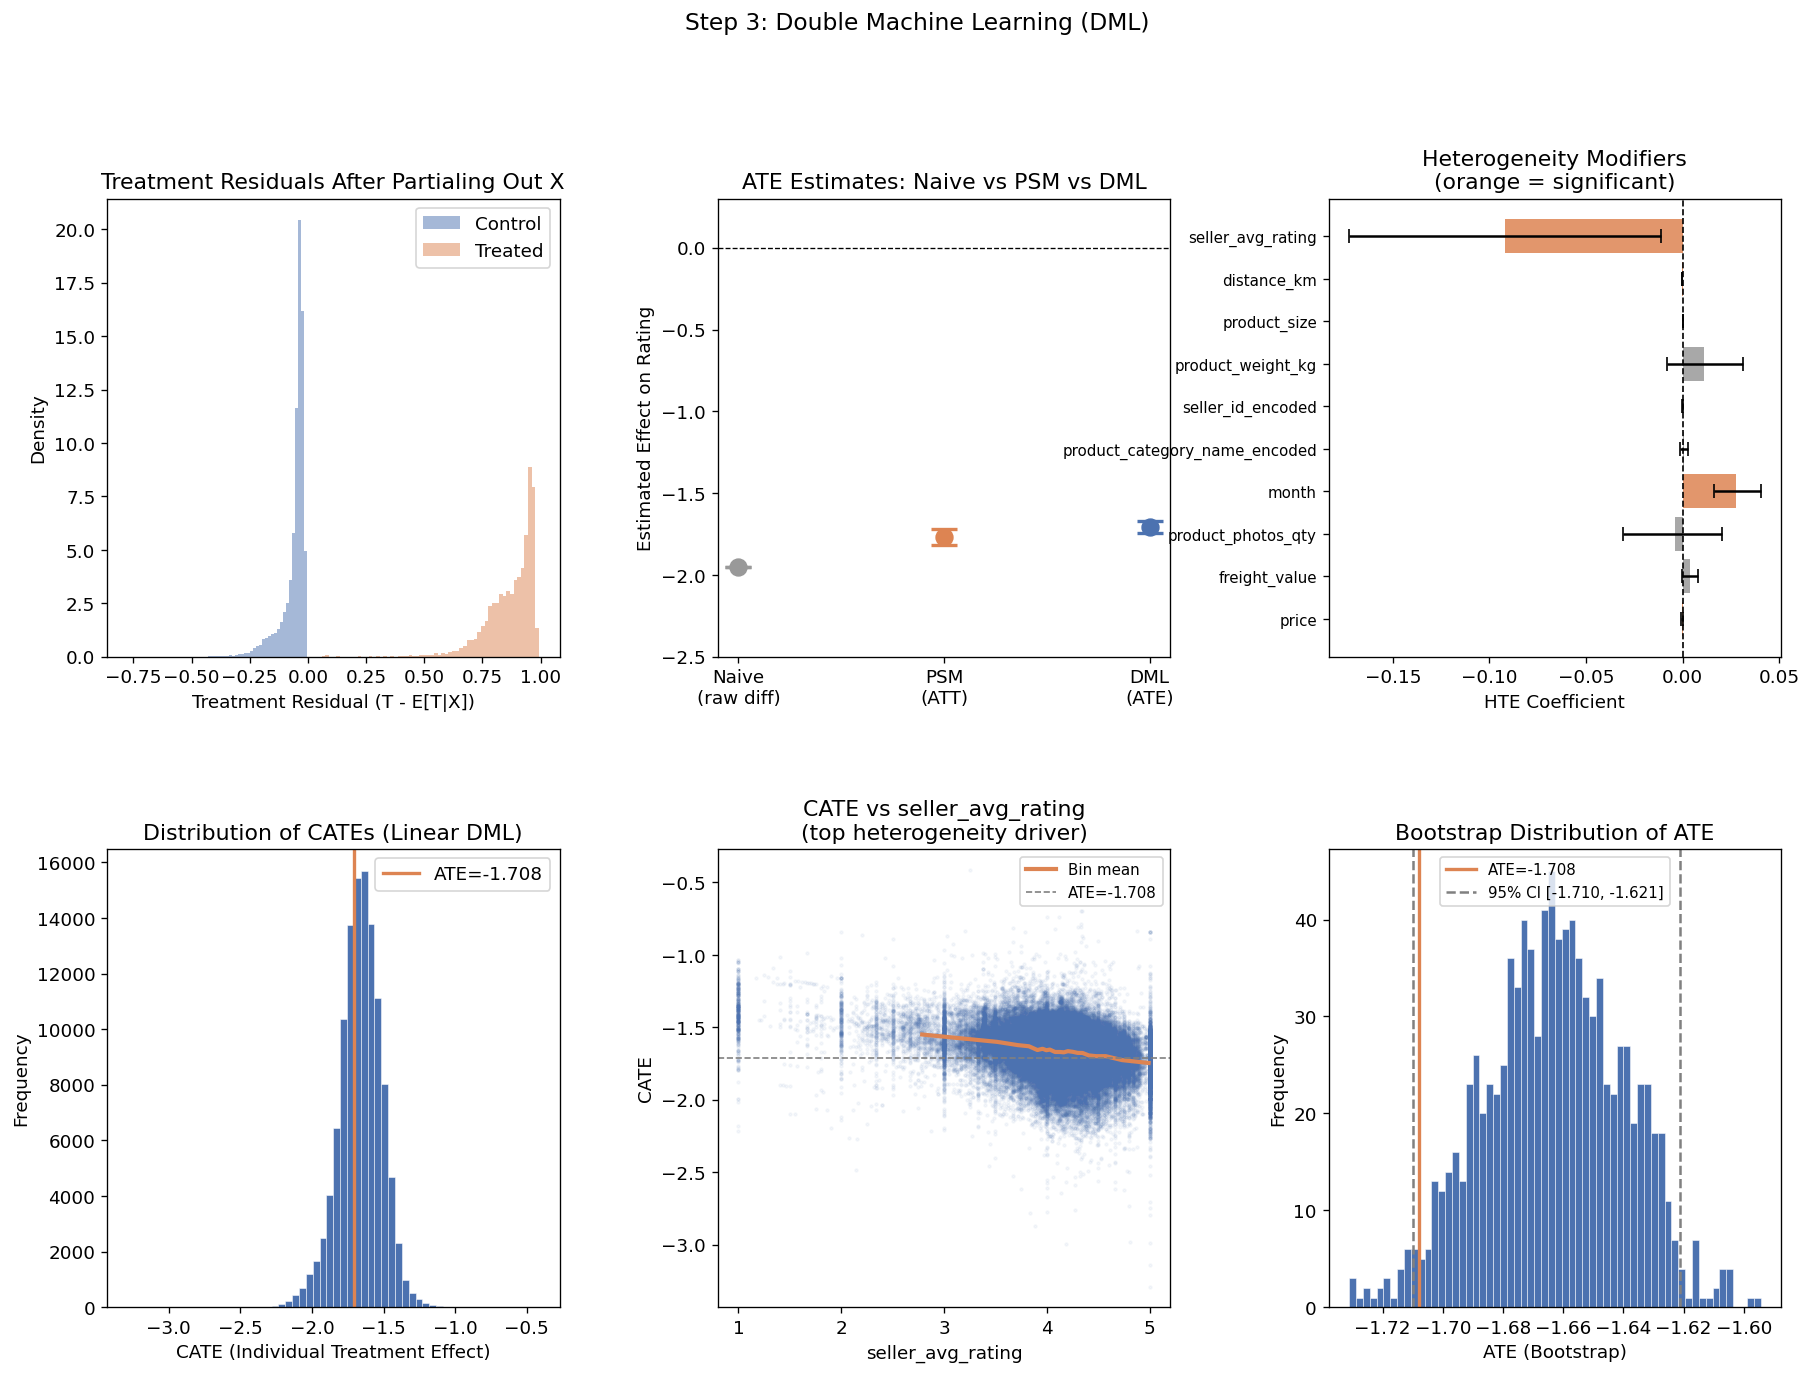

Reproduce this figure in Python.
import pandas as pd
import numpy as np
import matplotlib.pyplot as plt
import matplotlib.gridspec as gridspec
from scipy import stats
from sklearn.ensemble import GradientBoostingRegressor, GradientBoostingClassifier
from sklearn.linear_model import LinearRegression, LassoCV
from sklearn.model_selection import cross_val_predict, KFold
from sklearn.preprocessing import StandardScaler
from sklearn.metrics import r2_score

plt.rcParams['figure.dpi'] = 120
plt.rcParams['font.size'] = 11

TREATMENT  = "is_delivery_late"
OUTCOME    = "Rating"
COVARIATES = ['price', 'freight_value', 'product_photos_qty', 'month',
              'product_category_name_encoded', 'seller_id_encoded',
              'product_weight_kg', 'product_size', 'distance_km', 'seller_avg_rating']

# ── 1. Load & impute ──────────────────────────────────────────────────────────
df = pd.read_csv("data_model.csv")
df["product_photos_qty"] = df["product_photos_qty"].fillna(df["product_photos_qty"].median())

X  = df[COVARIATES].values
T  = df[TREATMENT].values.astype(float)
Y  = df[OUTCOME].values.astype(float)
n  = len(Y)
print(f"n={n:,}  treated={int(T.sum()):,}  control={int((1-T).sum()):,}")

# ── 2. Cross-fit nuisance models (5-fold) ────────────────────────────────────
print("\nFitting nuisance models (5-fold cross-fitting)...")
kf = KFold(n_splits=5, shuffle=True, random_state=42)

# E[Y | X]  — regression
m_model = GradientBoostingRegressor(n_estimators=200, max_depth=4,
                                     learning_rate=0.05, random_state=42)
Y_hat = cross_val_predict(m_model, X, Y, cv=kf)

# E[T | X]  — classification (class_weight balanced for imbalanced treatment)
e_model = GradientBoostingClassifier(n_estimators=200, max_depth=4,
                                      learning_rate=0.05, random_state=42)
T_hat = cross_val_predict(e_model, X, T, cv=kf, method="predict_proba")[:, 1]

# Residuals
Y_res = Y - Y_hat   # outcome residual
T_res = T - T_hat   # treatment residual

r2_y = r2_score(Y, Y_hat)
r2_t = r2_score(T, T_hat)
print(f"Nuisance R2 — Y model: {r2_y:.3f}  |  T model: {r2_t:.3f}")

# ── 3. ATE via PLR (Frisch-Waugh) ────────────────────────────────────────────
# theta = (T_res' T_res)^{-1} T_res' Y_res
T_res_sq = (T_res ** 2).sum()
ATE      = (T_res * Y_res).sum() / T_res_sq

# Sandwich (HC1) standard error
psi    = T_res * (Y_res - ATE * T_res)          # score
var_se = (psi ** 2).sum() / (T_res_sq ** 2)
SE     = np.sqrt(var_se)
z      = ATE / SE
p_val  = 2 * (1 - stats.norm.cdf(abs(z)))
ci_lo  = ATE - 1.96 * SE
ci_hi  = ATE + 1.96 * SE

print(f"\nATE (DML) = {ATE:.3f}  SE={SE:.4f}  95% CI=[{ci_lo:.3f}, {ci_hi:.3f}]  p={p_val:.3e}")

# ── 4. Interactive DML: CATE ~ X  (linear heterogeneity) ─────────────────────
# Regress Y_res on T_res and T_res * (X - mean(X))
# Coefficient on T_res * x_k  = how x_k modifies the treatment effect
X_c    = X - X.mean(axis=0)                     # demeaned covariates
W      = np.column_stack([T_res] +               # intercept = ATE
                          [T_res * X_c[:, k] for k in range(X_c.shape[1])])
weights = T_res ** 2                             # WLS weights

wls = LinearRegression(fit_intercept=False)
wls.fit(W * weights[:, None], Y_res * weights)

cate_coefs = pd.Series(wls.coef_, index=["ATE"] + [f"HTE_{c}" for c in COVARIATES])
print(f"\nInteractive DML (linear CATE):")
print(cate_coefs.round(4).to_string())

# Bootstrap CI for CATE coefficients
np.random.seed(42)
n_boot   = 1000
boot_ate = []
boot_hte = {c: [] for c in COVARIATES}

for _ in range(n_boot):
    idx  = np.random.choice(n, n, replace=True)
    W_b  = W[idx];  Yr_b = Y_res[idx];  w_b = weights[idx]
    m    = LinearRegression(fit_intercept=False)
    m.fit(W_b * w_b[:, None], Yr_b * w_b)
    boot_ate.append(m.coef_[0])
    for i, c in enumerate(COVARIATES):
        boot_hte[c].append(m.coef_[i + 1])

ci_ate = np.percentile(boot_ate, [2.5, 97.5])
print(f"\nBootstrap 95% CI for ATE: [{ci_ate[0]:.3f}, {ci_ate[1]:.3f}]")

hte_ci = {}
print("\nHeterogeneity modifiers (HTE coefficients):")
for c in COVARIATES:
    lo, hi = np.percentile(boot_hte[c], [2.5, 97.5])
    sig    = "*" if (lo > 0 or hi < 0) else ""
    hte_ci[c] = (cate_coefs[f"HTE_{c}"], lo, hi)
    print(f"  {c:<35} {cate_coefs[f'HTE_{c}']:+.4f}  [{lo:+.4f}, {hi:+.4f}]  {sig}")

# ── 5. Per-unit CATE predictions ──────────────────────────────────────────────
CATE_hat = wls.predict(W) / T_res   # approximate individual CATE
# Better: CATE_i = ATE + sum_k beta_k * (x_ik - mean(x_k))
CATE_hat = cate_coefs["ATE"] + X_c.dot(cate_coefs[[f"HTE_{c}" for c in COVARIATES]].values)
df["CATE"] = CATE_hat
print(f"\nCATEs: mean={CATE_hat.mean():.3f}  std={CATE_hat.std():.3f}  "
      f"min={CATE_hat.min():.3f}  max={CATE_hat.max():.3f}")

# ── 6. Sensitivity: partial R² (omitted variable bias) ───────────────────────
# Oster (2019): how strong would omitted confounders need to be to zero out ATE?
# delta = (beta_restricted / (beta_unrestricted - beta_restricted)) * (R2_max - R2_unrestricted) / R2_restricted
# Simplified: report coefficient stability
R2_Y_full = r2_y
# Restricted model: regress Y on T only
ATE_naive = np.cov(T, Y)[0, 1] / np.var(T)
R2_Y_naive = (np.corrcoef(T, Y)[0, 1]) ** 2
delta = (ATE_naive / (ATE_naive - ATE)) * ((1.0 - R2_Y_full) / R2_Y_naive) if R2_Y_naive > 0 else np.nan
print(f"\nSensitivity (Oster delta): {delta:.3f}")
print("  (delta > 1 means omitted confounders would need to explain more than observed X to zero ATE)")

# ── 7. Plots ──────────────────────────────────────────────────────────────────
fig = plt.figure(figsize=(18, 12))
gs  = gridspec.GridSpec(2, 3, figure=fig, hspace=0.42, wspace=0.35)

# 7a. Treatment residual distribution
ax1 = fig.add_subplot(gs[0, 0])
ax1.hist(T_res[T==0], bins=60, alpha=0.5, density=True, label="Control", color="#4C72B0")
ax1.hist(T_res[T==1], bins=60, alpha=0.5, density=True, label="Treated", color="#DD8452")
ax1.set_xlabel("Treatment Residual (T - E[T|X])")
ax1.set_ylabel("Density")
ax1.set_title("Treatment Residuals After Partialing Out X")
ax1.legend()

# 7b. ATE with 95% CI vs PSM
ax2 = fig.add_subplot(gs[0, 1])
methods = ["Naive\n(raw diff)", "PSM\n(ATT)", "DML\n(ATE)"]
ates    = [-1.952,             -1.767,         ATE]
ci_los  = [-1.952,             -1.817,         ci_lo]
ci_his  = [-1.952,             -1.720,         ci_hi]
colors  = ["#999999",           "#DD8452",      "#4C72B0"]
for i, (m, a, lo, hi, c) in enumerate(zip(methods, ates, ci_los, ci_his, colors)):
    ax2.errorbar(i, a, yerr=[[a-lo], [hi-a]], fmt="o", color=c,
                 capsize=8, capthick=2, markersize=10, linewidth=2)
ax2.axhline(0, color="black", linestyle="--", linewidth=0.8)
ax2.set_xticks(range(3)); ax2.set_xticklabels(methods)
ax2.set_ylabel("Estimated Effect on Rating")
ax2.set_title("ATE Estimates: Naive vs PSM vs DML")
ax2.set_ylim(-2.5, 0.3)

# 7c. HTE coefficients with CI
ax3 = fig.add_subplot(gs[0, 2])
hte_vals  = [hte_ci[c][0] for c in COVARIATES]
hte_lo    = [hte_ci[c][1] for c in COVARIATES]
hte_hi    = [hte_ci[c][2] for c in COVARIATES]
colors_hte = ["#DD8452" if (lo > 0 or hi < 0) else "#999999"
              for lo, hi in zip(hte_lo, hte_hi)]
y_pos = np.arange(len(COVARIATES))
ax3.barh(y_pos, hte_vals, xerr=[np.array(hte_vals)-np.array(hte_lo),
                                  np.array(hte_hi)-np.array(hte_vals)],
         color=colors_hte, capsize=4, alpha=0.85)
ax3.axvline(0, color="black", linestyle="--", linewidth=1)
ax3.set_yticks(y_pos); ax3.set_yticklabels(COVARIATES, fontsize=9)
ax3.set_xlabel("HTE Coefficient")
ax3.set_title("Heterogeneity Modifiers\n(orange = significant)")

# 7d. CATE distribution
ax4 = fig.add_subplot(gs[1, 0])
ax4.hist(CATE_hat, bins=60, color="#4C72B0", edgecolor="white", linewidth=0.3)
ax4.axvline(ATE, color="#DD8452", linewidth=2, label=f"ATE={ATE:.3f}")
ax4.set_xlabel("CATE (Individual Treatment Effect)")
ax4.set_ylabel("Frequency")
ax4.set_title("Distribution of CATEs (Linear DML)")
ax4.legend()

# 7e. CATE vs top heterogeneity driver
top_driver = max(COVARIATES, key=lambda c: abs(hte_ci[c][0]))
ax5 = fig.add_subplot(gs[1, 1])
ax5.scatter(df[top_driver], CATE_hat, alpha=0.05, s=3, color="#4C72B0")
# Lowess-style bin means
bins = pd.qcut(df[top_driver], q=20, duplicates="drop")
bin_means = df.groupby(bins, observed=True)[top_driver].mean()
cate_means = CATE_hat.copy()
cate_bin_means = pd.Series(CATE_hat).groupby(bins).mean()
ax5.plot(bin_means.values, cate_bin_means.values, color="#DD8452",
         linewidth=2.5, label="Bin mean")
ax5.axhline(ATE, color="gray", linestyle="--", linewidth=1, label=f"ATE={ATE:.3f}")
ax5.set_xlabel(top_driver)
ax5.set_ylabel("CATE")
ax5.set_title(f"CATE vs {top_driver}\n(top heterogeneity driver)")
ax5.legend(fontsize=9)

# 7f. Bootstrap distribution of ATE
ax6 = fig.add_subplot(gs[1, 2])
ax6.hist(boot_ate, bins=60, color="#4C72B0", edgecolor="white", linewidth=0.3)
ax6.axvline(ATE,      color="#DD8452", linewidth=2, label=f"ATE={ATE:.3f}")
ax6.axvline(ci_ate[0], color="gray",  linestyle="--", linewidth=1.5,
            label=f"95% CI [{ci_ate[0]:.3f}, {ci_ate[1]:.3f}]")
ax6.axvline(ci_ate[1], color="gray",  linestyle="--", linewidth=1.5)
ax6.set_xlabel("ATE (Bootstrap)")
ax6.set_ylabel("Frequency")
ax6.set_title("Bootstrap Distribution of ATE")
ax6.legend(fontsize=9)

plt.suptitle("Step 3: Double Machine Learning (DML)", fontsize=14, y=1.01)
plt.savefig("step3_dml.png", bbox_inches="tight")
plt.show()
print("\nPlot saved to step3_dml.png")

# ── 8. Save CATE for next step ────────────────────────────────────────────────
df.to_csv("data_with_cate_dml.csv", index=False)

# ── 9. Summary ────────────────────────────────────────────────────────────────
print("\n" + "="*44)
print("  DML SUMMARY")
print("="*44)
print(f"  ATE:                {ATE:.3f}")
print(f"  SE (sandwich):      {SE:.4f}")
print(f"  95% CI:             [{ci_lo:.3f}, {ci_hi:.3f}]")
print(f"  Bootstrap 95% CI:   [{ci_ate[0]:.3f}, {ci_ate[1]:.3f}]")
print(f"  p-value:            {p_val:.3e}")
print(f"  Nuisance R2 (Y):    {r2_y:.3f}")
print(f"  Nuisance R2 (T):    {r2_t:.3f}")
print(f"  Oster delta:        {delta:.3f}")
print(f"  Top HTE driver:     {top_driver}")
print("="*44)
